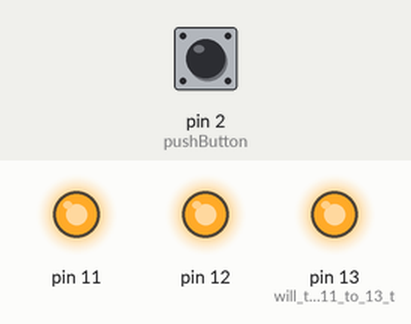
Simulated run of this sketch. Board: Arduino Uno, built with avr-gcc and run on an emulated ATmega328P. Parts: output pins drawn as LEDs (lit = HIGH). Inputs (shaded band) come from the test bench; at power-on: pin 2 (pushButton) HIGH. What the sketch prints to the serial monitor is not drawn.

Above: at 0.1 s.
Timing chart, 0 to 1.6 s (numbered marks = the images above):
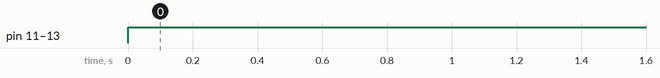

The sketch:

PBPullUp.ino
```cpp
int pushButton = 2;
// the setup routine runs once when you press reset:
void setup() {
  // initialize serial communication at 9600 bits per second:
  Serial.begin(9600);

  pinMode(pushButton, INPUT_PULLUP);
  pinMode(13, OUTPUT); //will turn pins 11 to 13 to outputs
  pinMode(12, OUTPUT);
  pinMode(11, OUTPUT);
}
// the loop routine runs over and over again forever:
void loop() {
  int buttonState = digitalRead(pushButton); // print out the state of the button:
  digitalWrite(13,1); //pins 13,12,11 are on
  digitalWrite(12,1);
  digitalWrite(11,1);
  Serial.println(buttonState); //will read the button state on the serial monitor
  Serial.print("buttonState = "); //will read exactly 'buttonState =' on the serial monitor
  delay(1);  // delay in between reads for stability
}
```

Measured:
- by itself, pin 11, pin 12, pin 13 (will_turn_pins_11_to_13_t): LOW → HIGH at 0.00 s
